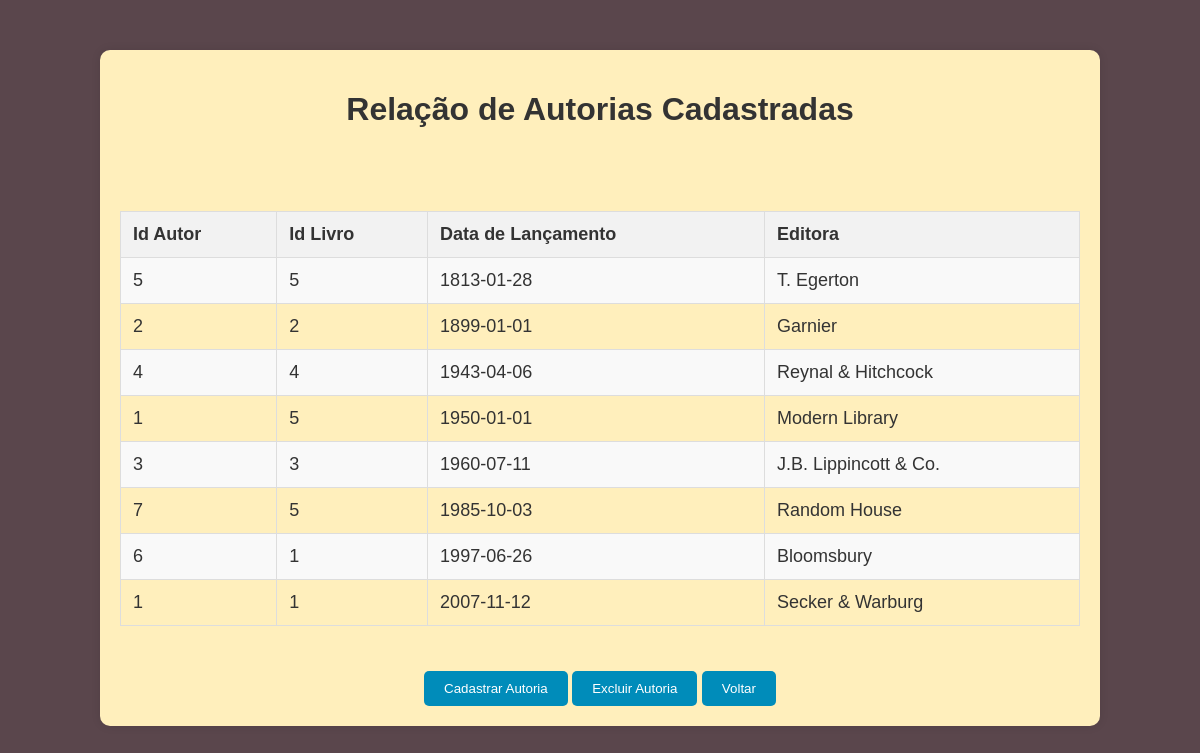
Page /ListarAutoria.php (signed in) on the committed database.
### tables this page shows
CREATE TABLE `autoria` (
  `codautor` int(11) NOT NULL,
  `codlivro` int(11) NOT NULL,
  `datalancamento` date NOT NULL,
  `editora` varchar(50) NOT NULL
);

### conectar.php (called while the page is built, shortened)
<?php
class Conectar extends PDO
{
    private static $instancia;
    public static function getInstance(){
        if (!isset(self::$instancia)) {
            try {
                self::$instancia = new Conectar();
            } catch (Exception $e) {
                echo 'Erro ao conectar: ' . $e->getMessage();
                exit();
            }
        }
        return self::$instancia;
    }
}
?>

### Autoria.php (called while the page is built, shortened)
<?php
include_once 'conectar.php';
class Autoria
{
    public function listar()
    {
        try {
            $this->conn = Conectar::getInstance();
            $sql = $this->conn->query("SELECT * FROM autoria ORDER BY datalancamento");
            $sql->execute();
            $result = $sql->fetchAll(PDO::FETCH_ASSOC);
            return $result;
        } catch (PDOException $exc) {
            echo "Erro ao executar consulta: " . $exc->getMessage();
        }
    }
}

### ListarAutoria.php (the view, shortened to what this page needs)
<!DOCTYPE html>
<html lang="pt-BR">
<head>
</head>
<body>
    <div class="container">
        <h1>Relação de Autorias Cadastradas</h1>
        <?php
        include_once 'Autoria.php';
        $autoria = new Autoria();
        $autorais = $autoria->listar();
        ?>
        <br><br>
        <table>
            <tr>
                <th>Id Autor</th>
                <th>Id Livro</th>
                <th>Data de Lançamento</th>
                <th>Editora</th>
            </tr>
            <?php
            foreach ($autorais as $autoria) {
                echo "<tr>";
                echo "<td>" . $autoria['codautor'] . "</td>";
                echo "<td>" . $autoria['codlivro'] . "</td>";
                echo "<td>" . $autoria['datalancamento'] . "</td>";
                echo "<td>" . $autoria['editora'] . "</td>";
                echo "</tr>";
            }
            ?>
        </table>
        <center>
            <button><a href="cadastrarAutoria.php">Cadastrar Autoria</a></button>
            <button><a href="ExcluirAutoria.php">Excluir Autoria</a></button>
            <button><a href="menu.php">Voltar</a></button>
        </center>
    </div>
</body>
</html>

### ListarAutoria.php (style rules this page uses)
body { font-family: "Century Gothic", sans-serif; background-color: #5a464c; margin: 0; padding: 0; color: #fff; }
.container { width: 80%; margin: 50px auto; padding: 20px; background-color: #ffefbc; box-shadow: 0 0 10px rgba(0, 0, 0, 0.1); border-radius: 10px; }
h1 { text-align: center; color: #333; }
table { width: 100%; border-collapse: collapse; margin: 25px 0; font-size: 18px; text-align: left; }
th, td { padding: 12px; border: 1px solid #ddd; }
th { background-color: #f2f2f2; color: #333; }
td { color: #333; }
tr:nth-child(even) { background-color: #f9f9f9; }
button { margin-top: 20px; padding: 10px 20px; border: none; background-color: #008CBA; color: white; cursor: pointer; border-radius: 5px; }
button a { color: white; text-decoration: none; }

### rows in the picture
autoria: codautor "5", codlivro "5", datalancamento "1813-01-28", editora "T. Egerton"
autoria: codautor "2", codlivro "2", datalancamento "1899-01-01", editora "Garnier"
autoria: codautor "4", codlivro "4", datalancamento "1943-04-06", editora "Reynal & Hitchcock"
autoria: codautor "1", codlivro "5", datalancamento "1950-01-01", editora "Modern Library"
autoria: codautor "3", codlivro "3", datalancamento "1960-07-11", editora "J.B. Lippincott & Co."
autoria: codautor "7", codlivro "5", datalancamento "1985-10-03", editora "Random House"
autoria: codautor "6", codlivro "1", datalancamento "1997-06-26", editora "Bloomsbury"
autoria: codautor "1", codlivro "1", datalancamento "2007-11-12", editora "Secker & Warburg"
